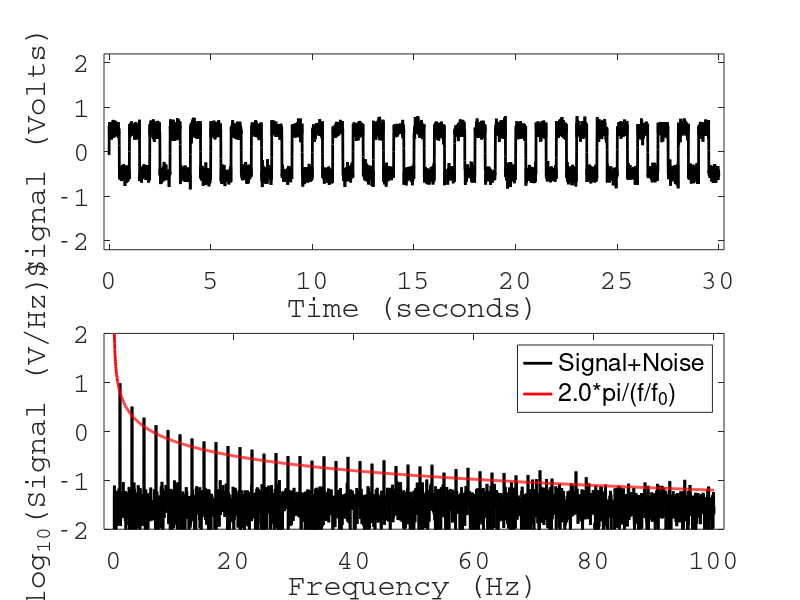

Here is the MATLAB script that generated this plot:
clear;
close;
home;

%functions
%n is a constant
function retval = sinn_An(n,x)
	An = 2.0/pi/n;
	retval = An*sin(2.0*pi*n.*x);
endfunction

%The full series
function retval = fourier_square(n,x)
	retval = 0.5;
	for i=[0:n]
		retval = retval+sinn_An(2*i+1,x);
	endfor
endfunction

%dsp parameters for x-axis:
fs = 200.0; %Hz
f_0 = 1; %Hz
T = 30.0; %Total time (1 sec)
dt = 1/fs;
df = 1/T;
f = transpose([0:df:fs/2]);
t = transpose([0.0:dt:T-dt]);
N = length(t)/2;
%dsp parameters for y-axis:
amplitude = 2.0;
n_modes = 60;
noise_sigma = 0.1;
noise = randn(size(t))*noise_sigma;
y = fourier_square(n_modes,t*f_0)+noise;
y = y-mean(y);
Y = sqrt(conj(fft(y)).*fft(y));

%Check Parseval's theorem
%sum(y.^2)
%sum(Y.^2)/length(t)

Y = Y(1:length(f))*dt;

%Plotting section
figure(1, 'position',[0,0,1000,1000]);
subplot(2,1,1);
plot(t,y,'color','black','linewidth',2.0);
xlabel('Time (seconds)','fontname','Courier','fontsize',20);
ylabel('Signal (Volts)','fontname','Courier','fontsize',20);
set(gca(),'fontname','Courier','fontsize',20);
axis([0-dt*50 T+dt*50 -amplitude*1.1 amplitude*1.1])
subplot(2,1,2);
plot(f,log10(Y),'color','black','linewidth',2.0);
axis([0-df*50 fs/2+df*50 -2 2]);
hold on;
plot(f,log10(2.0*pi./(f/f_0)),'color','red','linewidth',2.0);
xlabel('Frequency (Hz)','fontname','Courier','fontsize',20);
ylabel('log_{10}(Signal (V/Hz))','fontname','Courier','fontsize',20);
set(gca(),'fontname','Courier','fontsize',20);
legend('Signal+Noise','2.0*pi/(f/f_0)');